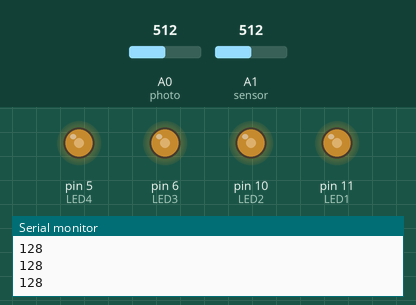
This sketch was run on a simulated Arduino Uno, built with avr-gcc and run on an emulated ATmega328P. Parts: output pins drawn as LEDs (lit = HIGH), the last lines printed to the serial monitor. Inputs (shaded band) come from the test bench; at power-on: A1 (sensor) = 512, A0 (photo) = 512.

Above: at 1.2 s.
1.3 s: A1 (sensor) set to 716
At 2.5 s:
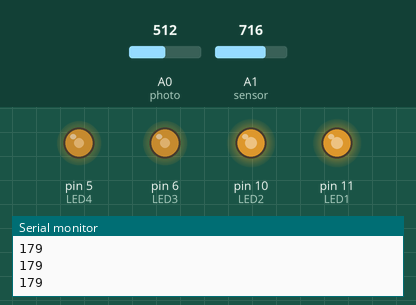
2.8 s: A0 (photo) set to 716
At 3.9 s:
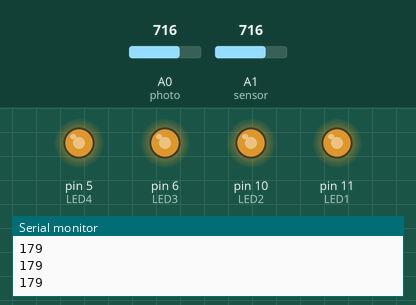
4.3 s: A1 (sensor) set to 900
At 5.1 s:
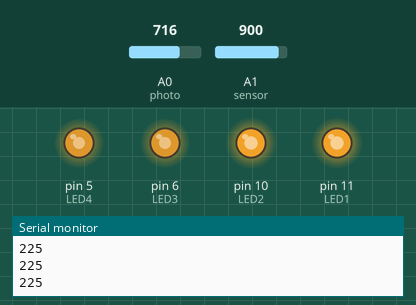
5.8 s: A0 (photo) set to 900
At 6.3 s:
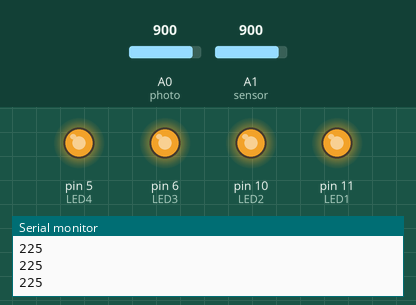
7.3 s: A1 (sensor) set to 511
At 8.5 s:
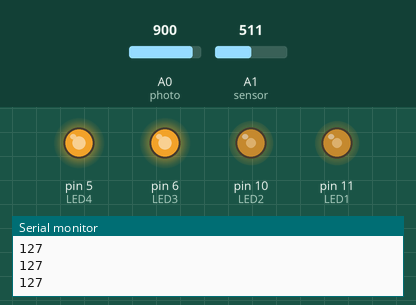
8.8 s: A0 (photo) set to 122
At 9.9 s:
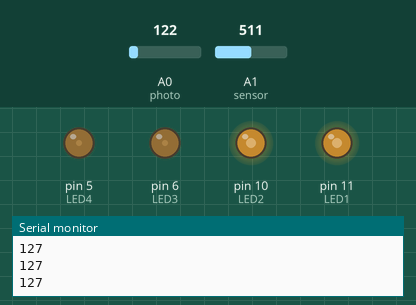
Timing chart, 0 to 11.3 s (numbered marks = the images above; inputs shaded):
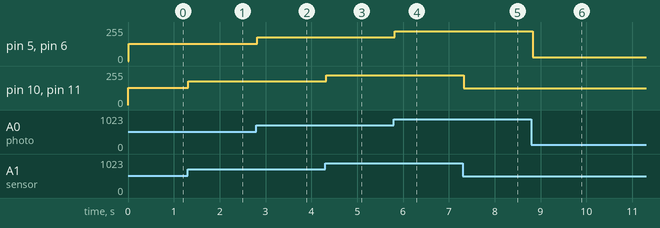

The sketch:

analog_read_potentionmeter.ino
```cpp
const int photo = A0;
const int sensor = A1;
const int LED1 = 11;
const int LED2 = 10;
const int LED3 = 6;
const int LED4 = 5;
int value = 0;

void setup() {
  pinMode(LED1,OUTPUT);
  pinMode(LED2,OUTPUT);
  pinMode(LED3,OUTPUT);
  pinMode(LED4,OUTPUT);

  Serial.begin(9600);
}

void loop() {
  value = analogRead(sensor);
  delay(10);
  value = value/4;
  analogWrite(LED1,value);
  analogWrite(LED2,value);
  Serial.println(value);

  value = analogRead(photo);
  delay(10);
  value = value/4;
  analogWrite(LED3,value);
  analogWrite(LED4,value);


}
```

Measured:
- after the input at 1.3 s, pin 10 (LED2), pin 11 (LED1): 128/255 → 179/255 at once
- after the input at 2.8 s, pin 5 (LED4), pin 6 (LED3): 128/255 → 179/255 at once
- after the input at 4.3 s, pin 10 (LED2), pin 11 (LED1): 179/255 → 225/255 at once
- after the input at 5.8 s, pin 5 (LED4), pin 6 (LED3): 179/255 → 225/255 at once
- after the input at 7.3 s, pin 10 (LED2), pin 11 (LED1): 225/255 → 127/255 at once
- after the input at 8.8 s, pin 5 (LED4), pin 6 (LED3): 225/255 → 30/255 at once
